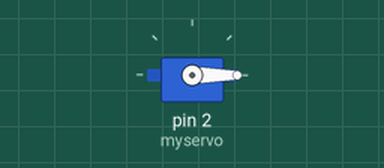
Simulated run of this sketch. Board: Arduino Uno, built with avr-gcc and run on an emulated ATmega328P. Parts: servo.

Above: at 0.05 s.
At 2.05 s:
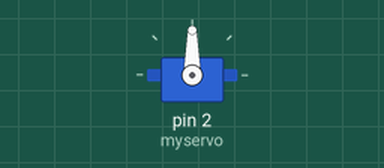
At 4.0 s:
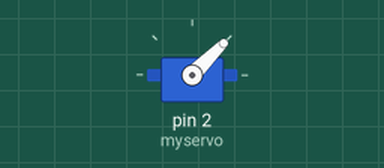
Timing chart, 0 to 6.5 s (numbered marks = the images above):
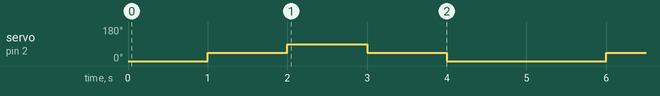

The sketch:

servo.ino
```cpp
#include <Servo.h>
Servo myservo;

void setup() {
   myservo.attach(2);
}

void loop() {
 myservo.write(0);
 delay(1000);
 myservo.write(45);
 delay(1000);
 myservo.write(90);
 delay(1000);
 myservo.write(45);
 delay(1000);
 myservo.write(0);
 delay(1000);
  }
```

Measured:
- by itself, servo on pin 2 (myservo): repeats every 5.0 s: 90° 1.0 s, 45° 1.0 s, 0° 2.0 s, 45° 1.0 s
